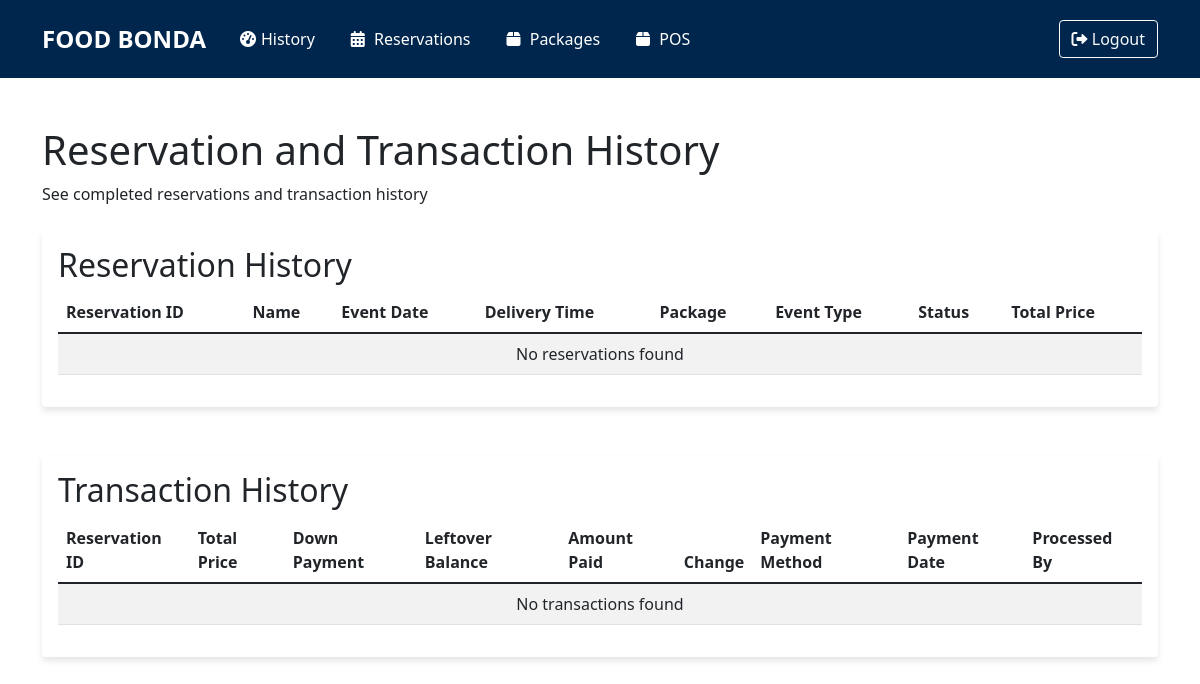
Before: /owner/owner_history.php with the older database file.
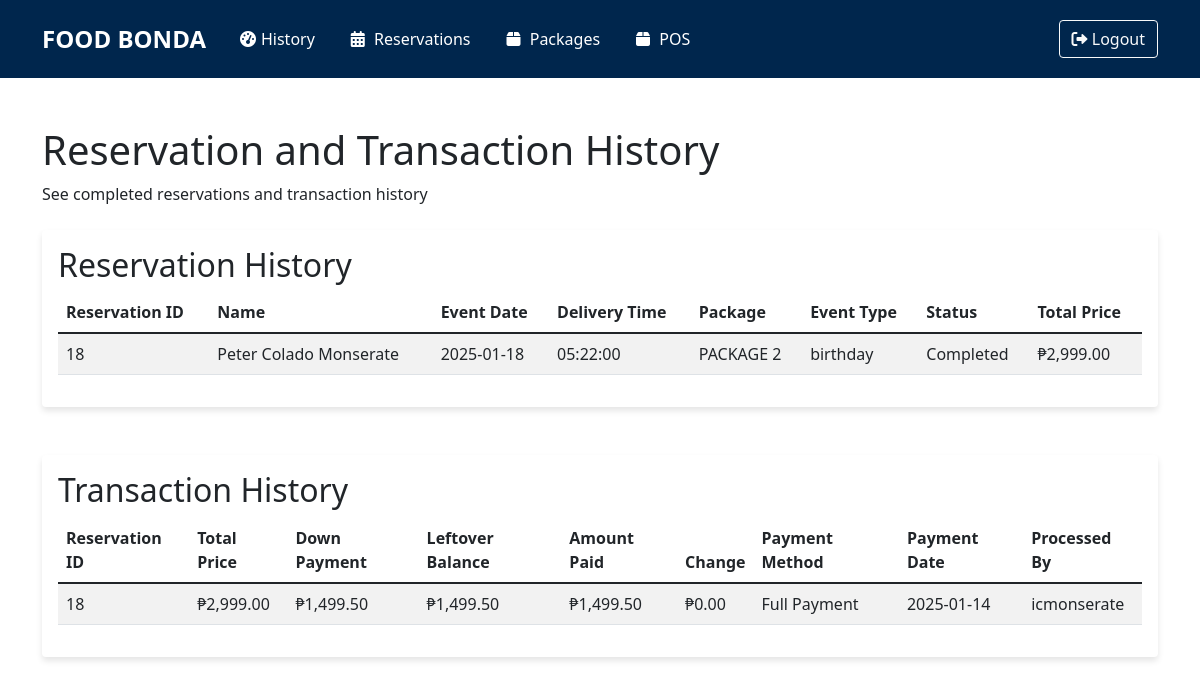
After: the same page with the newer database file.
### tables this page shows
CREATE TABLE IF NOT EXISTS `reservations` (
  `reservation_id` int NOT NULL AUTO_INCREMENT,
  `customer_id` int NOT NULL,
  `package_id` int DEFAULT NULL,
  `first_name` varchar(50) NOT NULL,
  `middle_name` varchar(50) DEFAULT NULL,
  `last_name` varchar(50) NOT NULL,
  `contact` varchar(11) NOT NULL,
  `email` varchar(100) NOT NULL,
  `event_date` date NOT NULL,
  `delivery_time` time NOT NULL,
  `delivery_address` text NOT NULL,
  `event_type` enum('wedding','birthday','christening','thanksgiving','fiesta') NOT NULL,
  `selected_dishes` text NOT NULL,
  `gcash_receipt_path` varchar(255) DEFAULT NULL,
  `status` enum('pending','approved','completed','cancelled') DEFAULT 'pending',
  `created_at` timestamp NULL DEFAULT CURRENT_TIMESTAMP,
  `updated_at` timestamp NOT NULL DEFAULT CURRENT_TIMESTAMP ON UPDATE CURRENT_TIMESTAMP,
  PRIMARY KEY (`reservation_id`),
  KEY `customer_id` (`customer_id`),
  KEY `package_id` (`package_id`),
  CONSTRAINT `customer_foreign` FOREIGN KEY (`customer_id`) REFERENCES `customers` (`customer_id`),
  CONSTRAINT `package_foreign` FOREIGN KEY (`package_id`) REFERENCES `packages` (`package_id`)
);

CREATE TABLE IF NOT EXISTS `packages` (
  `package_id` int NOT NULL AUTO_INCREMENT,
  `package_name` varchar(255) NOT NULL,
  `price` decimal(10,2) NOT NULL,
  `included_dishes` text NOT NULL,
  `additional_dishes_limit` int DEFAULT NULL,
  PRIMARY KEY (`package_id`)
);

### owner/owner_history.php (the view, shortened to what the changed rows need)
<?php
require_once '../db_conn.php';
$reservation_sql = 'SELECT r.reservation_id, r.first_name, r.middle_name, r.last_name, r.event_date, r.delivery_time, r.event_type, r.status, pk.package_name, pk.price AS package_price
                    FROM reservations r
                    LEFT JOIN packages pk ON r.package_id = pk.package_id
                    WHERE r.status = "completed"
                    ORDER BY r.created_at DESC';
$reservation_stmt = $conn->prepare($reservation_sql);
$reservation_stmt->execute();
$reservation_history = $reservation_stmt->get_result()->fetch_all(MYSQLI_ASSOC);
$transaction_sql = 'SELECT p.reservation_id, p.total_price, p.down_payment, p.leftover_balance, p.amount_paid, p.payment_method, p.payment_date, p.change, o.username AS processed_by
                    FROM payment p
                    LEFT JOIN owners o ON p.owner_id = o.owner_id
                    ORDER BY p.payment_date DESC';
$transaction_stmt = $conn->prepare($transaction_sql);
$transaction_stmt->execute();
$transaction_history = $transaction_stmt->get_result()->fetch_all(MYSQLI_ASSOC);
?>
<!DOCTYPE html>
<html lang="en">
<head>
    <link href="https://cdn.jsdelivr.net/npm/bootstrap@5.1.3/dist/css/bootstrap.min.css" rel="stylesheet">
    <link rel="stylesheet" href="https://cdnjs.cloudflare.com/ajax/libs/font-awesome/6.0.0/css/all.min.css">
    <link rel="stylesheet" href="owner_dashboard.css">
</head>
<body>
    <div class="container mt-5">
        <h1>Reservation and Transaction History</h1>
        <div class="card mb-5">
            <div class="card-body">
                <h2>Reservation History</h2>
                <table class="table table-striped">
                    <thead>
                        <tr>
                            <th>Reservation ID</th>
                            <th>Name</th>
                            <th>Event Date</th>
                            <th>Delivery Time</th>
                            <th>Package</th>
                            <th>Event Type</th>
                            <th>Status</th>
                            <th>Total Price</th>
                        </tr>
                    </thead>
                    <tbody>
                        <?php if (count($reservation_history) > 0): ?>
                        <?php foreach ($reservation_history as $reservation): ?>
                        <tr>
                            <td><?php echo htmlspecialchars($reservation['reservation_id']); ?></td>
                            <td><?php echo htmlspecialchars($reservation['first_name'] . ' ' . $reservation['middle_name'] . ' ' . $reservation['last_name']); ?></td>
                            <td><?php echo htmlspecialchars($reservation['event_date']); ?></td>
                            <td><?php echo htmlspecialchars($reservation['delivery_time']); ?></td>
                            <td><?php echo htmlspecialchars($reservation['package_name']); ?></td>
                            <td><?php echo htmlspecialchars($reservation['event_type']); ?></td>
                            <td><?php echo ucfirst(htmlspecialchars($reservation['status'])); ?></td>
                            <td>₱<?php echo number_format($reservation['package_price'], 2); ?></td>
                        </tr>
                        <?php endforeach; ?>
                        <?php else: ?>
                        <tr>
                            <td colspan="8" class="text-center">No reservations found</td>
                        </tr>
                        <?php endif; ?>
                    </tbody>
                </table>
            </div>
        </div>
        <div class="card">
            <div class="card-body">
                <h2>Transaction History</h2>
                <table class="table table-striped">
                    <thead>
                        <tr>
                            <th>Reservation ID</th>
                            <th>Total Price</th>
                            <th>Down Payment</th>
                            <th>Leftover Balance</th>
                            <th>Amount Paid</th>
                            <th>Change</th>
                            <th>Payment Method</th>
                            <th>Payment Date</th>
                            <th>Processed By</th>
                        </tr>
                    </thead>
                    <tbody>
                        <?php if (count($transaction_history) > 0): ?>
                        <?php foreach ($transaction_history as $transaction): ?>
                        <tr>
                            <td><?php echo htmlspecialchars($transaction['reservation_id']); ?></td>
                            <td>₱<?php echo number_format($transaction['total_price'], 2); ?></td>
                            <td>₱<?php echo number_format($transaction['down_payment'], 2); ?></td>
                            <td>₱<?php echo number_format($transaction['leftover_balance'], 2); ?></td>
                            <td>₱<?php echo number_format($transaction['amount_paid'], 2); ?></td>
                            <td>₱<?php echo number_format($transaction['change'], 2); ?></td>
                            <td><?php echo htmlspecialchars($transaction['payment_method']); ?></td>
                            <td><?php echo htmlspecialchars($transaction['payment_date']); ?></td>
                            <td><?php echo htmlspecialchars($transaction['processed_by']); ?></td>
                        </tr>
                        <?php endforeach; ?>
                        <?php else: ?>
                        <tr>
                            <td colspan="9" class="text-center">No transactions found</td>
                        </tr>
                        <?php endif; ?>
                    </tbody>
                </table>
            </div>
        </div>
    </div>
</body>
</html>

Changed rows visible on the page:
added reservations: reservation_id "18", first_name+middle_name+last_name "Peter Colado Monserate", event_date "2025-01-18", delivery_time "05:22:00", package.package_name "PACKAGE 2", event_type "birthday", status "Completed", package.price "2,999.00"
Other visible differences:
new list line: "18 ₱ 2,999.00 ₱ 1,499.50 ₱ 1,499.50 ₱ 1,499.50 ₱ 0.00 Full Payment 2025-01-14 icmonserate"
text no longer shown: "No reservations found No transactions found"
